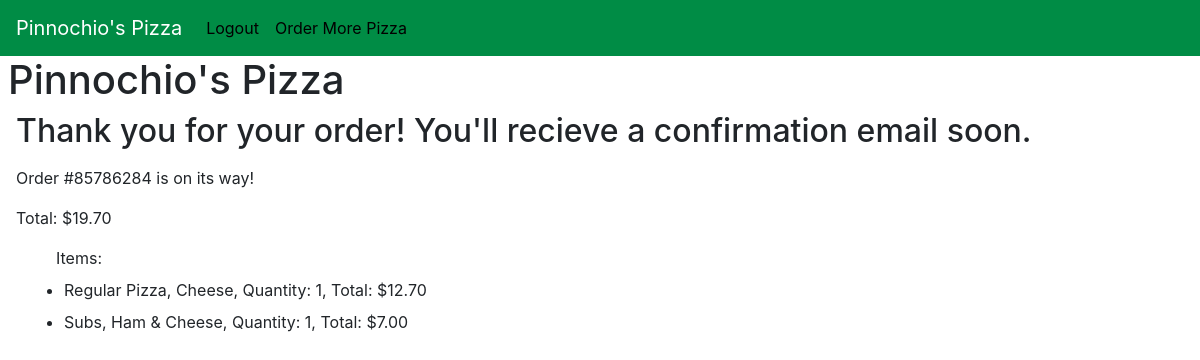
The page /thankyou/24 (signed in) on the database its author committed.
### orders/models.py (models this page shows, shortened)
class Order(models.Model):
    user = models.ForeignKey(User, on_delete=models.PROTECT, related_name="orders")
    order_id = models.IntegerField(default=-1, null=True, blank=True, editable=False)
    created = models.DateTimeField(auto_now_add=True, editable=False)
    updated = models.DateTimeField(auto_now=True, editable=False)
    def __str__(self):
        return f"Order #{self.order_id}"
    def total(self):
        total = Decimal('0.00').quantize(Decimal('0.01'))
        for item in self.items.all():
            total += Decimal(item.total()).quantize(Decimal('0.01'))
        return str(total)

class OrderItem(models.Model):
    LARGE = "LG"
    SMALL = "SM"
    size_choices = [
        (LARGE, "Large"),
        (SMALL, "Small")
    ]
    order = models.ForeignKey(Order, on_delete=models.CASCADE, related_name="items",
        blank=True, null=True)
    dish = models.ForeignKey(Dish, on_delete=models.PROTECT, related_name="orderitem")
    quantity = models.IntegerField(default=1)
    size = models.CharField(choices=size_choices, max_length=2)
    toppings = models.ManyToManyField(Topping, related_name="items", blank=True)
    user = models.ForeignKey(User, on_delete=models.PROTECT, related_name="items", default=1)
    created = models.DateTimeField(auto_now_add=True, editable=False)
    updated = models.DateTimeField(auto_now=True, editable=False)
    def __str__(self):
        return f"{self.dish.category}, {self.dish.name}, Quantity: {self.quantity}, Total: ${self.total()}"
    def total(self):
        if self.size == self.LARGE:
            price = self.dish.large_price
        else:
            price = self.dish.small_price
        if self.dish.category.pk == 3:
            for topping in self.toppings.all():
                price += topping.price
        total = (Decimal(price) * Decimal(self.quantity)).quantize(Decimal('0.01'))
        return str(total)

class Dish(models.Model):
    name = models.CharField(max_length=64)
    category = models.ForeignKey(Category, on_delete=models.CASCADE,
        related_name="dishes")
    small_price = models.DecimalField(max_digits=5, decimal_places=2,
        null=True, blank=True)
    large_price = models.DecimalField(max_digits=5, decimal_places=2)
    num_toppings = models.IntegerField(default=0)

class Category(models.Model):
    name = models.CharField(max_length=64)
    def __str__(self):
        return f"{self.name}"

class Topping(models.Model):
    name = models.CharField(max_length=64)
    category = models.ManyToManyField(Category, related_name="toppings")
    is_steak_and_cheese = models.BooleanField(default=False)
    price = models.DecimalField(max_digits=5, decimal_places=2, default=0.00)

### orders/views.py (the view)
# urls.py: path("thankyou/<int:order_id>", views.thank_you, name="thank_you"),
def thank_you(request, order_id):
    if not request.user.is_authenticated:
        return HttpResponseRedirect(reverse("login"))
    try:
        order = Order.objects.get(pk=order_id)
    except Order.DoesNotExist:
        raise Http404("Order does not exist")
    except OrderItem.MultipleObjectsReturned:
        return render(request, "orders/error.html",
            {"message": "Invalid request - duplicate order ID"})
    context = {
        "order": order
    }
    return render(request, "orders/thankyou.html", context)

### orders/templates/orders/thankyou.html (shortened to what this page needs)
{% extends "orders/layout.html" %}
{% block nav %}
    <ul class="navbar-nav mr-auto">
        <li class="nav-item">
            <a href="{% url 'logout' %}" class="nav-link" style="color:black;">
                Logout
            </a>
        </li>
        <li class="nav-item">
            <a href="{% url 'index' %}" class="nav-link" style="color:black;">
                    Order More Pizza
            </a>
        </li>
    </ul>
{% endblock %}
{% block body %}
    <h2 class="ml-3">
        Thank you for your order! You'll recieve a confirmation email soon.
    </h2>
    <p class="m-3">
        {{ order }} is on its way!
    </p>
    <p class="m-3">
        Total: ${{ order.total }}
    </p>
    <ul class="m-3">
        <lh>
            Items:
        </lh>
        {% for item in order.items.all %}
            <li class="m-2">
                {{ item }}
            </li>
        {% endfor %}
    </ul>
{% endblock %}

### rows shown on the page
Order: order "Order #85786284", total "19.70"
OrderItem: dish+quantity+size "Regular Pizza, Cheese, Quantity: 1, Total: $12.70"
OrderItem: dish+quantity+size "Subs, Ham & Cheese, Quantity: 1, Total: $7.00"
